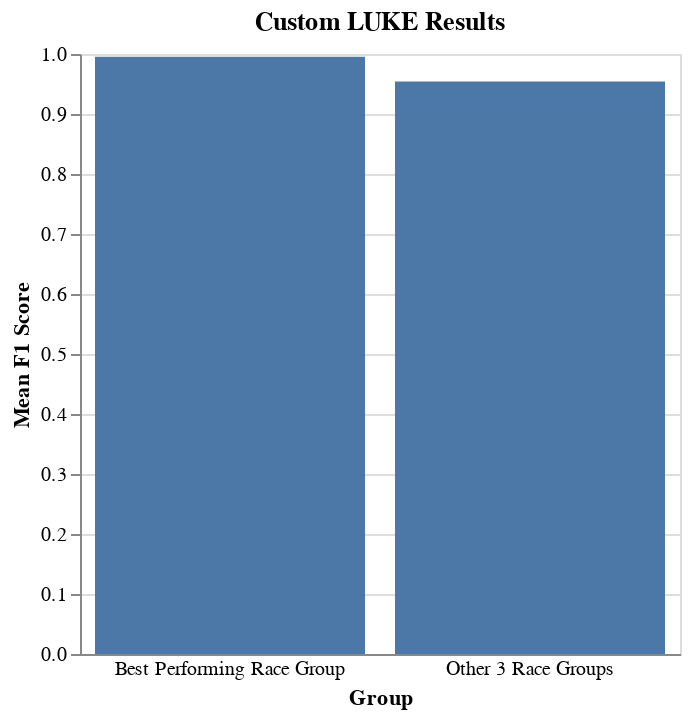

The cell this chart's notebook holds for it:
### Code cell
plot_breakdown(custom_results, "Custom LUKE Results")

### Figure 1 — Vega-Lite specification as saved in the notebook (floating-point values rounded to 4 significant figures)
{"config": {"view": {"continuousWidth": 400, "continuousHeight": 300}}, "data": {"name": "data-dcede5546ccfbe049acc685ac0edaf28"}, "mark": "bar", "encoding": {"x": {"type": "ordinal", "axis": {"labelAngle": 0, "ticks": false}, "field": "Group", "sort": {"encoding": "y", "order": "descending"}}, "y": {"type": "quantitative", "axis": {"labelAngle": 0}, "field": "Mean F1 Score"}}, "height": 300, "title": "Custom LUKE Results", "width": 300, "$schema": "https://vega.github.io/schema/vega-lite/v4.8.1.json", "datasets": {"data-dcede5546ccfbe049acc685ac0edaf28": [{"Group": "Best Performing Race Group", "F1 Score": null, "Mean F1 Score": 0.9954}, {"Group": "Other 3 Race Groups", "F1 Score": null, "Mean F1 Score": 0.9543}]}}
